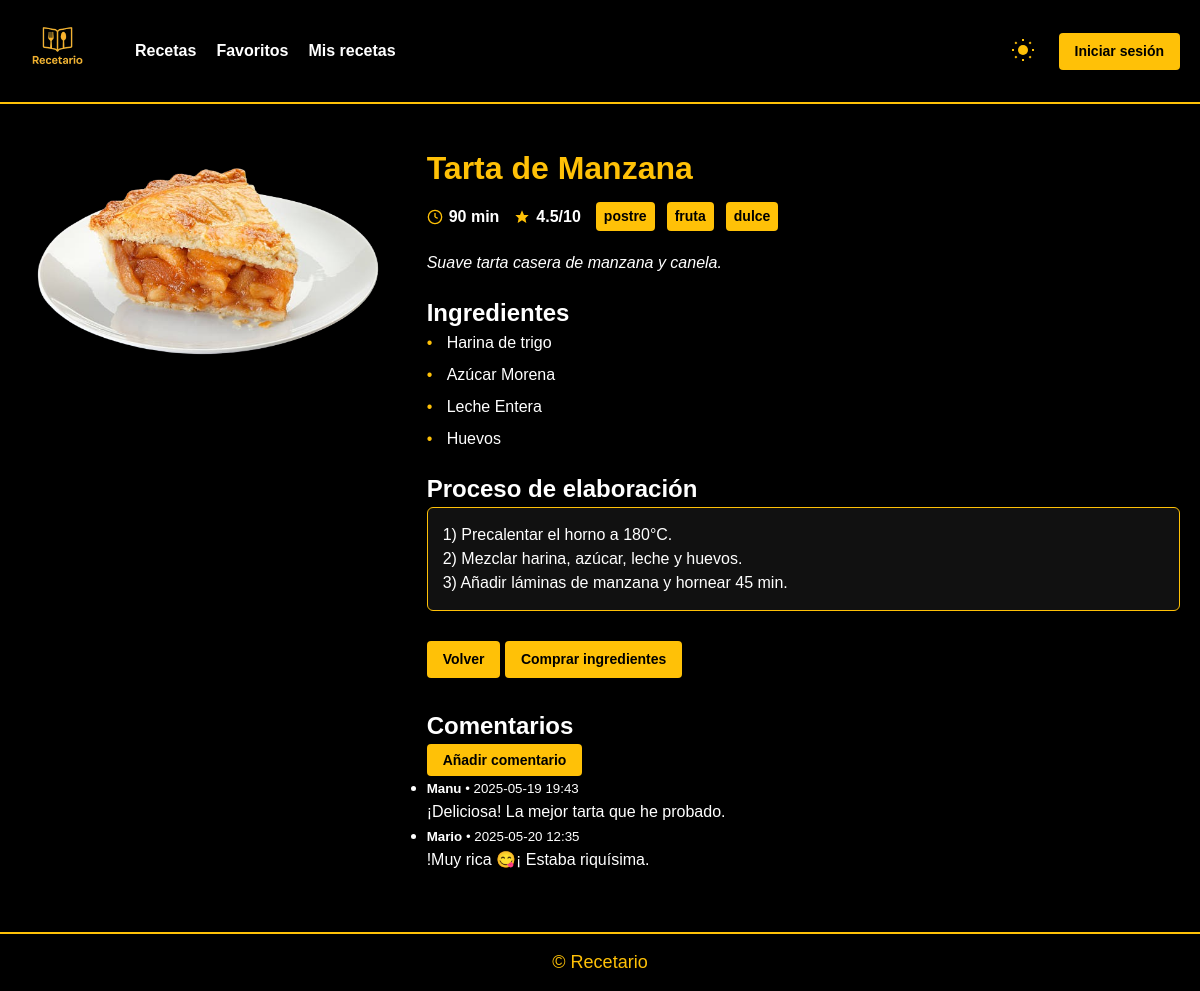
The app's page /receta/1 with its own data.
### recetario/models.py (models this page shows)
class Receta(db.Model):
    id = db.Column(db.Integer, primary_key=True)
    titulo = db.Column(db.String(100), nullable=False)
    descripcion = db.Column(db.Text, nullable=True)
    dificultad = db.Column(db.Float, nullable=False)
    tiempo = db.Column(db.Integer, nullable=False)
    etiquetas = db.Column(db.String(200))
    ingredientes = db.Column(db.Text, nullable=False)
    proceso = db.Column(db.Text, nullable=False)
    imagen_filename = db.Column(db.String(100), nullable=True)
    autor_id = db.Column(db.Integer, db.ForeignKey('usuario.id'), nullable=True)
    creador = db.relationship('Usuario', back_populates='mis_recetas')
    comentarios = db.relationship(
        'Comentario',
        back_populates='receta',
        cascade='all, delete-orphan',
        lazy='dynamic'
    )

class Comentario(db.Model):
    id = db.Column(db.Integer, primary_key=True)
    receta_id = db.Column(db.Integer, db.ForeignKey('receta.id'), nullable=False)
    usuario_id = db.Column(db.Integer, db.ForeignKey('usuario.id'), nullable=False)
    contenido = db.Column(db.Text, nullable=False)
    fecha     = db.Column(db.DateTime, server_default=db.func.now(), nullable=False)
    receta = db.relationship('Receta', back_populates='comentarios')
    autor  = db.relationship('Usuario')

class Usuario(db.Model):
    id = db.Column(db.Integer, primary_key=True)
    username = db.Column(db.String(50), unique=True, nullable=False)
    email    = db.Column(db.String(120), unique=True, nullable=False)
    password = db.Column(db.String(100), nullable=False)
    recetas_guardadas = db.relationship(
        'Receta',
        secondary=usuario_receta,
        backref=db.backref('usuarios', lazy='dynamic'),
        lazy='dynamic'
    )
    mis_recetas = db.relationship(
        'Receta',
        back_populates='creador',
        lazy='dynamic'
    )

### recetario/routes.py (the view)
@main_bp.route('/receta/<int:receta_id>')
def detalle_receta(receta_id):
    receta = Receta.query.get_or_404(receta_id)  # Busca la receta o lanza un 404
    return render_template('detalle_receta.html', receta=receta)

### recetario/routes.py (called while the page is built)
@main_bp.before_app_request
def load_logged_in_user():
    user_id = session.get('user_id')
    g.user = Usuario.query.get(user_id) if user_id else None

@main_bp.app_context_processor
def inject_user():
    return dict(current_user=g.user)

### recetario/templates/detalle_receta.html (shortened to what this page needs)
{% extends 'base.html' %}
{% block content %}
<section class="recipe-detail" data-id="{{ receta.id }}">
  <div class="recipe-image">
    {% if receta.imagen_filename %}
      <img
        src="{{ url_for('static', filename='images/' ~ receta.imagen_filename) }}"
        alt="Imagen de {{ receta.titulo }}">
    {% endif %}
  </div>
  <div class="recipe-info">
    <h1 class="recipe-title">{{ receta.titulo }}</h1>
    <div class="recipe-meta">
      <div class="meta-item">
        <svg width="20" height="20" viewBox="0 0 24 24">
          <circle cx="12" cy="12" r="10" stroke="var(--accent)" fill="none" stroke-width="2"/>
          <line x1="12" y1="6" x2="12" y2="12" stroke="var(--accent)" stroke-width="2"/>
          <line x1="12" y1="12" x2="16" y2="14" stroke="var(--accent)" stroke-width="2"/>
        </svg>
        <span>{{ receta.tiempo }} min</span>
      </div>
      <div class="meta-item">
        <svg width="20" height="20" viewBox="0 0 24 24">
          <polygon points="12,2 15,9 22,9 17,14 18.5,21 12,17 5.5,21 7,14 2,9 9,9" fill="var(--accent)"/>
        </svg>
        <span>{{ receta.dificultad }}/10</span>
      </div>
      {% if receta.etiquetas %}
      <div class="meta-item etiquetas">
        {% for tag in receta.etiquetas.split(',') %}
          <span class="tag">{{ tag.strip() }}</span>
        {% endfor %}
      </div>
      {% endif %}
    </div>
    {% if receta.descripcion %}
      <p class="recipe-description">{{ receta.descripcion }}</p>
    {% endif %}
    <h2>Ingredientes</h2>
    <ul class="ingredient-list">
      {% for ing in receta.ingredientes.split(',') %}
        <li>{{ ing.strip() }}</li>
      {% endfor %}
    </ul>
    <h2>Proceso de elaboración</h2>
    <div class="process">
      <p style="white-space: pre-wrap;">{{ receta.proceso }}</p>
    </div>
    <a href="{{ url_for('main.index') }}" class="btn">Volver</a>
    <a href="{{ url_for('main.ver_ingredientes') }}" class="btn">Comprar ingredientes</a>
    <div class="comments-section">
      <h2>Comentarios</h2>
      <button id="btn-add-comment" class="btn btn-sm"
        type="button" data-logged="{{ 'true' if current_user else 'false' }}">
        Añadir comentario
      </button>
      <ul id="comments-list">
        {% for c in receta.comentarios %}
          <li data-id="{{ c.id }}">
            <small>
              <strong>{{ c.autor.username }}</strong> &bull; {{ c.fecha.strftime('%Y-%m-%d %H:%M') }}
            </small>
            <p>{{ c.contenido }}</p>
          </li>
        {% else %}
          <li>No hay comentarios aún.</li>
        {% endfor %}
      </ul>
    </div>
  </div>
</section>
{% endblock %}

### recetario/static/styles.css (style rules this page uses)
:root { --bg: #000; --text: #fff; --card-bg: #111; --input-bg: #111; --border: #ffc107; --accent: #ffc107; --btn-text: #000; --alert-bg: #222; --alert-text: #ffc107; }
* { box-sizing: border-box; margin: 0; padding: 0; }
body { font-family: Arial, sans-serif; background-color: var(--bg); color: var(--text); line-height: 1.5; }
.btn { display: inline-block; background-color: var(--accent); color: var(--btn-text); border: none; padding: 8px 16px; border-radius: 4px; font-weight: bold; text-decoration: none; text-align: center; cursor: pointer; transition: background-color 0.2s; font-size: 14px; }
.meta-item { display: flex; align-items: center; gap: 4px; }
.meta-item svg { width: 16px; height: 16px; flex-shrink: 0; }
.tag { background: var(--border); color: var(--btn-text); font-weight: bold; font-size: 13px; padding: 2px 6px; border-radius: 4px; }
.recipe-detail { display: grid; grid-template-columns: 1fr; gap: 30px; margin-top: 20px; }
.recipe-image img { width: 100%; border-radius: 6px; object-fit: cover; }
.recipe-title { font-size: 32px; color: var(--accent); margin-bottom: 10px; }
.recipe-meta { display: flex; flex-wrap: wrap; gap: 15px; margin-bottom: 20px; }
.recipe-meta .meta-item { display: flex; align-items: center; gap: 6px; font-weight: bold; color: var(--text); }
.recipe-meta .meta-item svg { display: block; }
.recipe-meta .etiquetas .tag { background-color: var(--border); color: var(--btn-text); padding: 4px 8px; border-radius: 4px; font-size: 14px; margin-right: 6px; }
.recipe-description { margin-bottom: 20px; font-style: italic; }
.ingredient-list { list-style: none; padding-left: 0; margin-bottom: 20px; }
.ingredient-list li { position: relative; padding-left: 20px; margin-bottom: 8px; }
.ingredient-list li::before { content: "•"; position: absolute; left: 0; color: var(--accent); }
.process { background-color: var(--card-bg); border: 1px solid var(--border); border-radius: 6px; padding: 15px; margin-bottom: 20px; }
.comments-section { margin-top: 30px; }
.recipe-info > .btn { margin-top: 10px; }
@media (min-width: 768px) { .recipe-detail { grid-template-columns: 1fr 2fr; } }

### records on screen
Receta: imagen_filename (picture), titulo "Tarta de Manzana", tiempo "90", dificultad "4.5", descripcion "Suave tarta casera de manzana y canela.", proceso "1) Precalentar el horno a 180°C. 2) Mezclar harina, azúcar, leche y huevos. 3) Añadir láminas de manzana y hornear 45 min."
Comentario: autor.username "Manu", fecha "2025-05-19 19:43", contenido "¡Deliciosa! La mejor tarta que he probado."
Comentario: autor.username "Mario", fecha "2025-05-20 12:35", contenido "!Muy rica 😋¡ Estaba riquísima."

### other values on screen
{{ tag.strip() }} "postre" "fruta" "dulce"
{{ ing.strip() }} "Harina de trigo" "Azúcar Morena" "Leche Entera" "Huevos"
